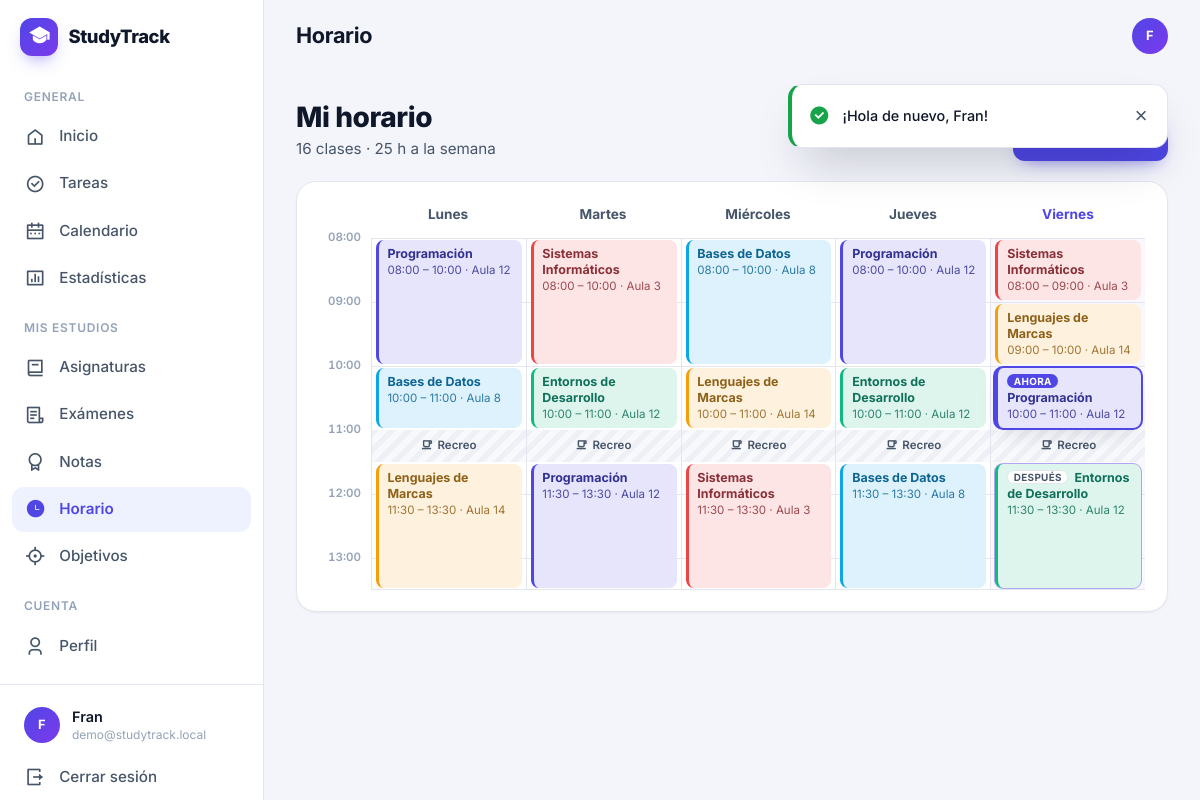
The page /schedule.php (signed in) on the database its author committed.
### tables this page shows
CREATE TABLE usuarios (
  id              INT UNSIGNED     NOT NULL AUTO_INCREMENT,
  nombre          VARCHAR(100)     NOT NULL,
  email           VARCHAR(150)     NOT NULL,
  password_hash   VARCHAR(255)     NOT NULL COMMENT 'Generado con password_hash()',
  curso           VARCHAR(100)     NULL     COMMENT 'Ej.: 1º DAW',
  centro          VARCHAR(150)     NULL     COMMENT 'Centro educativo',
  tema            ENUM('sistema','claro','oscuro') NOT NULL DEFAULT 'sistema',
  fecha_registro  DATETIME         NOT NULL DEFAULT CURRENT_TIMESTAMP,
  ultimo_acceso   DATETIME         NULL,
  PRIMARY KEY (id),
  UNIQUE KEY uk_usuarios_email (email)
);

CREATE TABLE horario (
  id              INT UNSIGNED     NOT NULL AUTO_INCREMENT,
  usuario_id      INT UNSIGNED     NOT NULL,
  asignatura_id   INT UNSIGNED     NOT NULL,
  dia_semana      TINYINT UNSIGNED NOT NULL,
  hora_inicio     TIME             NOT NULL,
  hora_fin        TIME             NOT NULL,
  aula            VARCHAR(50)      NULL,
  PRIMARY KEY (id),
  KEY idx_horario_usuario_dia (usuario_id, dia_semana, hora_inicio),
  KEY idx_horario_asignatura_usuario (asignatura_id, usuario_id),
  CONSTRAINT chk_horario_dia   CHECK (dia_semana BETWEEN 1 AND 7),
  CONSTRAINT chk_horario_horas CHECK (hora_fin > hora_inicio),
  CONSTRAINT fk_horario_usuario
    FOREIGN KEY (usuario_id) REFERENCES usuarios (id)
    ON DELETE CASCADE,
  CONSTRAINT fk_horario_asignatura
    FOREIGN KEY (asignatura_id, usuario_id) REFERENCES asignaturas (id, usuario_id)
    ON DELETE CASCADE
);

CREATE TABLE asignaturas (
  id              INT UNSIGNED     NOT NULL AUTO_INCREMENT,
  usuario_id      INT UNSIGNED     NOT NULL,
  nombre          VARCHAR(100)     NOT NULL,
  descripcion     TEXT             NULL,
  profesor        VARCHAR(100)     NULL,
  curso           VARCHAR(50)      NULL,
  color           CHAR(7)          NOT NULL DEFAULT '#4F46E5' COMMENT 'Hexadecimal #RRGGBB',
  fecha_creacion  DATETIME         NOT NULL DEFAULT CURRENT_TIMESTAMP,
  PRIMARY KEY (id),
   
  UNIQUE KEY uk_asignaturas_usuario_nombre (usuario_id, nombre),
   
  UNIQUE KEY uk_asignaturas_id_usuario (id, usuario_id),
  CONSTRAINT fk_asignaturas_usuario
    FOREIGN KEY (usuario_id) REFERENCES usuarios (id)
    ON DELETE CASCADE
);

### views/schedule/index.php (the view, shortened to what the rows shown need)
<?php
$weeklyHours = format_number($weeklyMinutes / 60, 1);
$nowId  = $nowNext['ahora'] !== null ? (int) $blocks[$today][$nowNext['ahora']]['id'] : null;
$nextId = $nowNext['despues'] !== null ? (int) $blocks[$today][$nowNext['despues']]['id'] : null;
$blockUrl = static fn (array $b): string => count($b['franjas']) > 1
    ? 'subjects.php?action=show&id=' . (int) $b['asignatura_id'] . '#horario'
    : 'schedule.php?action=edit&id=' . (int) $b['id'];
$blockMinutes = static fn (array $b): int => time_to_minutes($b['hora_fin']) - time_to_minutes($b['hora_inicio']);
?>
<header class="page-header">
  <div>
    <h2 class="page-header__title">Mi horario</h2>
    <p class="page-header__subtitle">
      <?php if ($classCount > 0): ?>
        <?= e(plural($classCount, 'clase', 'clases')) ?> · <?= e($weeklyHours) ?> h a la semana
      <?php else: ?>
        Añade tus clases para tener tu semana a la vista.
      <?php endif; ?>
    </p>
  </div>
</header>
<?php if (!$hasSubjects): ?>
  <section class="card">
    <?php partial('empty', [
        'icon'        => 'ri-book-2-line',
        'title'       => 'Primero crea una asignatura',
        'text'        => 'Cada clase del horario pertenece a una asignatura.',
        'actionHref'  => 'subjects.php?action=new',
        'actionLabel' => 'Crear asignatura',
    ]); ?>
  </section>
<?php else: ?>
  <section class="card timetable-card" aria-label="Horario semanal">
    <div class="timetable" style="--cols: <?= count($visibleDays) ?>; --hours: <?= ($gridEnd - $gridStart) / 60 ?>">
      <?php foreach ($visibleDays as $day): ?>
        <div class="timetable__col<?= $day === $today ? ' is-today' : '' ?>">
          <?php foreach ($breaks as $break): ?>
            <div class="timetable__break" aria-hidden="true"
                 style="--top: <?= $break['desde'] - $gridStart ?>; --len: <?= $break['hasta'] - $break['desde'] ?>">
              <i class="ri-cup-line"></i> <?= e($break['texto']) ?>
            </div>
          <?php endforeach; ?>
          <?php foreach ($blocks[$day] as $block): ?>
            <?php
              $start  = time_to_minutes($block['hora_inicio']);
              $isNow  = $day === $today && (int) $block['id'] === $nowId;
              $isNext = $day === $today && (int) $block['id'] === $nextId;
              $hoursN = count($block['franjas']);
              $when   = DAY_NAMES[$day] . ' de ' . format_time($block['hora_inicio']) . ' a ' . format_time($block['hora_fin']);
            ?>
            <a href="<?= e($blockUrl($block)) ?>"
               class="timetable__class<?= $isNow ? ' is-now' : '' ?><?= $isNext ? ' is-next' : '' ?>"
               style="--subject: <?= e(safe_color($block['color'])) ?>; --top: <?= $start - $gridStart ?>; --len: <?= $blockMinutes($block) ?>"
               title="<?= e($block['asignatura'] . ', ' . $when . ($hoursN > 1 ? " ({$hoursN} horas): ver sus horas" : ': editar')) ?>">
              <span class="timetable__name">
                <?php if ($isNow): ?>
                  <span class="timetable__badge timetable__badge--now">Ahora</span>
                <?php elseif ($isNext): ?>
                  <span class="timetable__badge">Después</span>
                <?php endif; ?>
                <?= e($block['asignatura']) ?>
              </span>
              <span class="timetable__meta">
                <?= e(format_time($block['hora_inicio'])) ?> – <?= e(format_time($block['hora_fin'])) ?>
                <?php if ($block['aula']): ?> · <?= e($block['aula']) ?><?php endif; ?>
              </span>
            </a>
          <?php endforeach; ?>
        </div>
      <?php endforeach; ?>
    </div>
  </section>
<?php endif; ?>

### includes/header.php (shortened to what the rows shown need)
<?php
$pageTitle = $pageTitle ?? APP_NAME;
$theme = $currentUser['tema'] ?? 'sistema';
?>
<!DOCTYPE html>
<html lang="es" data-theme="<?= e($theme) ?>">
<head>
  <link rel="stylesheet" href="<?= asset('assets/fonts/inter.css') ?>">
  <link rel="stylesheet" href="<?= asset('assets/vendor/remixicon/remixicon.css') ?>">
  <link rel="stylesheet" href="<?= asset('css/style.css') ?>">
  <link rel="stylesheet" href="<?= asset('css/responsive.css') ?>">
</head>
<body class="layout-<?= e($layout) ?>">
<?php if ($layout === 'app'): ?>
<div class="app">
  <?php require __DIR__ . '/navbar.php'; ?>
  <div class="app__main">
    <header class="topbar">
      <h1 class="topbar__title"><?= e($pageTitle) ?></h1>
      <div class="topbar__actions">
        <a href="profile.php" class="avatar avatar--sm" title="Mi perfil" aria-label="Mi perfil">
          <?= e(initials($currentUser['nombre'] ?? '')) ?>
        </a>
      </div>
    </header>
    <main class="content" id="main">
<?php endif; ?>

### includes/navbar.php (shortened to what the rows shown need)
<?php
$navSections = [
    'General' => [
        'dashboard'  => ['Inicio', 'ri-home-5'],
        'tasks'      => ['Tareas', 'ri-checkbox-circle'],
        'calendar'   => ['Calendario', 'ri-calendar-2'],
        'statistics' => ['Estadísticas', 'ri-bar-chart-box'],
    ],
    'Mis estudios' => [
        'subjects' => ['Asignaturas', 'ri-book-2'],
        'exams'    => ['Exámenes', 'ri-file-list-3'],
        'grades'   => ['Notas', 'ri-award'],
        'schedule' => ['Horario', 'ri-time'],
        'goals'    => ['Objetivos', 'ri-focus-3'],
    ],
    'Cuenta' => [
        'profile' => ['Perfil', 'ri-user-3'],
    ],
];
$activePage = current_page();
?>
<aside class="sidebar" id="sidebar" aria-label="Menú principal">
  <div class="sidebar__header">
    <a href="dashboard.php" class="brand">
      <span class="brand__mark"><i class="ri-graduation-cap-fill" aria-hidden="true"></i></span>
      <span><?= e(APP_NAME) ?></span>
    </a>
  </div>
  <nav class="sidebar__nav">
    <?php foreach ($navSections as $sectionName => $items): ?>
      <p class="sidebar__section"><?= e($sectionName) ?></p>
      <?php foreach ($items as $page => [$label, $icon]): ?>
        <?php $isActive = $page === $activePage; ?>
        <a href="<?= e($page) ?>.php"
           class="sidebar__link<?= $isActive ? ' is-active' : '' ?>"
           <?= $isActive ? 'aria-current="page"' : '' ?>>
          <i class="<?= e($icon . ($isActive ? '-fill' : '-line')) ?>" aria-hidden="true"></i>
          <span><?= e($label) ?></span>
        </a>
      <?php endforeach; ?>
    <?php endforeach; ?>
  </nav>
  <div class="sidebar__footer">
    <a href="profile.php" class="sidebar__user">
      <span class="avatar avatar--sm"><?= e(initials($currentUser['nombre'] ?? '')) ?></span>
      <span class="sidebar__user-info">
        <span class="sidebar__user-name"><?= e($currentUser['nombre'] ?? '') ?></span>
        <span class="sidebar__user-email"><?= e($currentUser['email'] ?? '') ?></span>
      </span>
    </a>
    <form method="post" action="logout.php">
      <button type="submit" class="sidebar__link sidebar__logout">
        <i class="ri-logout-box-r-line" aria-hidden="true"></i>
        <span>Cerrar sesión</span>
      </button>
    </form>
  </div>
</aside>

### rows shown on the page
usuarios: nombre "F", nombre "Fran", email "demo@studytrack.local"
horario: id "16 clases", shows "DESPUÉS", asignatura.nombre "Entornos de Desarrollo", hora_inicio "11:30", hora_fin "13:30", aula "Aula 12"
horario: asignatura.nombre "Bases de Datos", hora_inicio "10:00", hora_fin "11:00", aula "Aula 8"
horario: asignatura.nombre "Lenguajes de Marcas", hora_inicio "11:30", hora_fin "13:30", aula "Aula 14"
horario: asignatura.nombre "Sistemas Informáticos", hora_inicio "08:00", hora_fin "10:00", aula "Aula 3"
horario: asignatura.nombre "Entornos de Desarrollo", hora_inicio "10:00", hora_fin "11:00", aula "Aula 12"
horario: asignatura.nombre "Programación", hora_inicio "11:30", hora_fin "13:30", aula "Aula 12"
horario: asignatura.nombre "Bases de Datos", hora_inicio "08:00", hora_fin "10:00", aula "Aula 8"
horario: asignatura.nombre "Lenguajes de Marcas", hora_inicio "10:00", hora_fin "11:00", aula "Aula 14"
horario: asignatura.nombre "Sistemas Informáticos", hora_inicio "11:30", hora_fin "13:30", aula "Aula 3"
horario: asignatura.nombre "Programación", hora_inicio "08:00", hora_fin "10:00", aula "Aula 12"
horario: asignatura.nombre "Entornos de Desarrollo", hora_inicio "10:00", hora_fin "11:00", aula "Aula 12"
horario: asignatura.nombre "Bases de Datos", hora_inicio "11:30", hora_fin "13:30", aula "Aula 8"
horario: asignatura.nombre "Sistemas Informáticos", hora_inicio "08:00", hora_fin "09:00", aula "Aula 3"
horario: asignatura.nombre "Lenguajes de Marcas", hora_inicio "09:00", hora_fin "10:00", aula "Aula 14"
horario: shows "AHORA", asignatura.nombre "Programación", hora_inicio "10:00", hora_fin "11:00", aula "Aula 12"

### other values the page prints
$flash['message'] "¡Hola de nuevo, Fran!"
APP_NAME "StudyTrack"
$sectionName "GENERAL"
$label "Inicio"
$label "Tareas"
$label "Calendario"
$label "Estadísticas"
$sectionName "MIS ESTUDIOS"
$label "Asignaturas"
$label "Exámenes"
$label "Notas"
$label "Horario"
$label "Objetivos"
$sectionName "CUENTA"
$label "Perfil"
